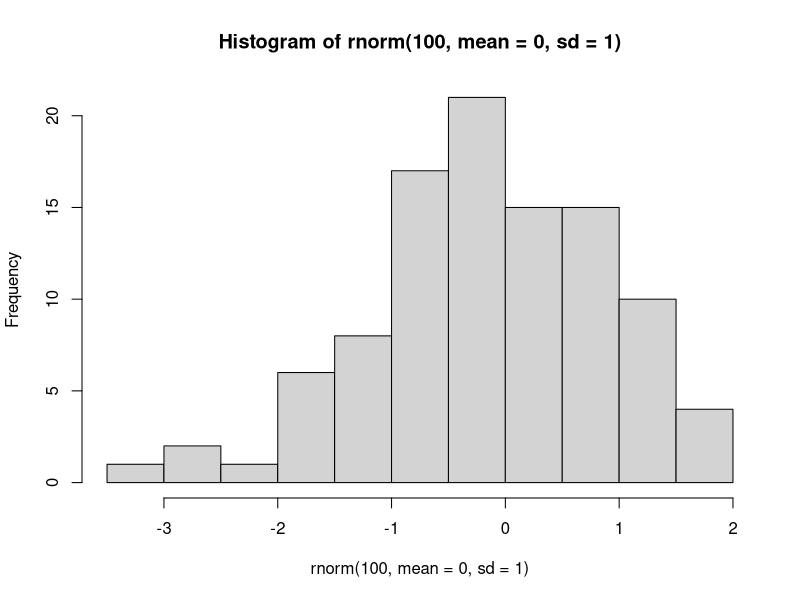

The R script that drew this image:
## ---- chunk 1
## insert here 
hist(rnorm(100, mean=0, sd=1))
summary(rnorm(1000, mean=0, sd=1))
